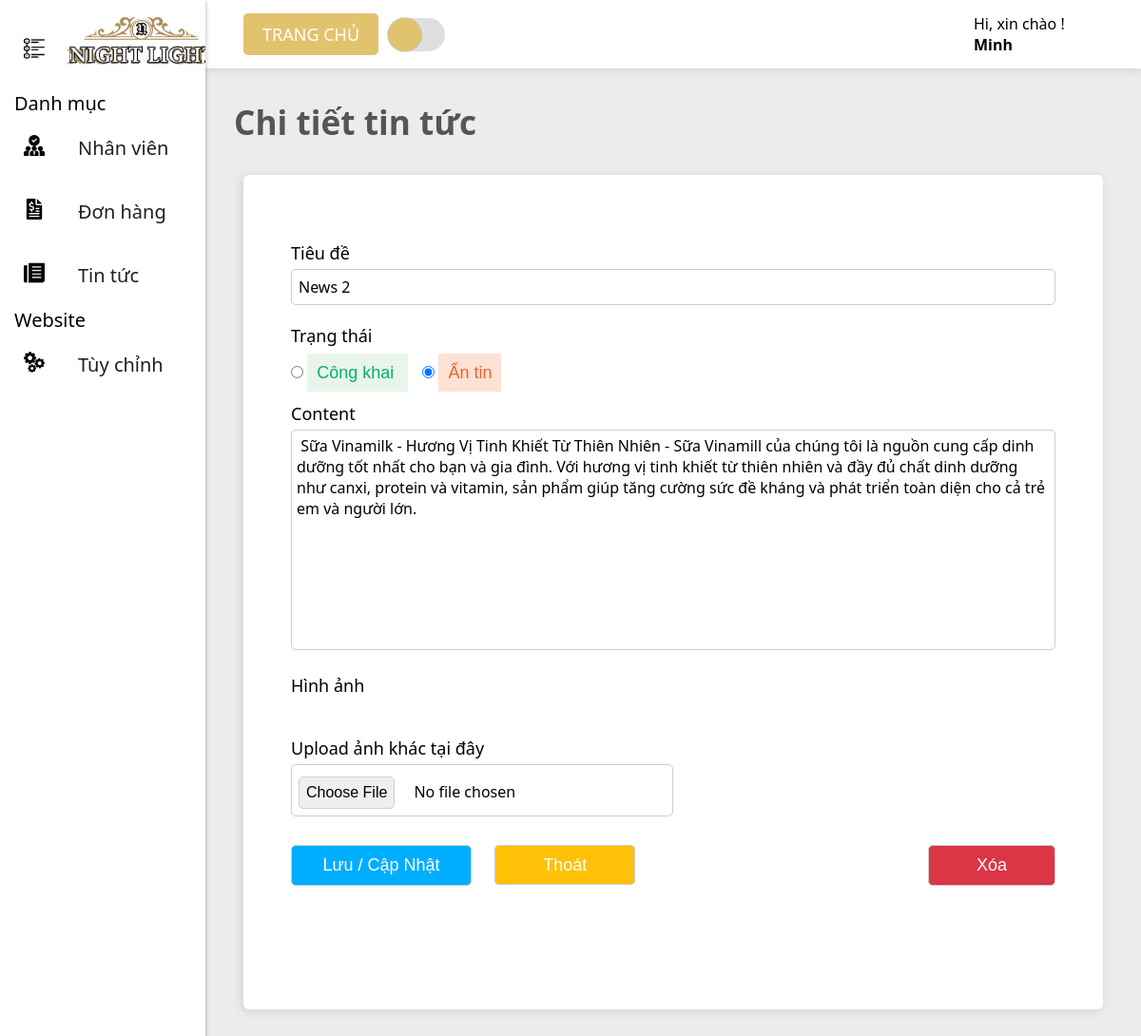
Page /BabyShop/Admin/admin.php?pid=99&cap_nhat&id=2 (signed in) on the committed database.
### tables this page shows
CREATE TABLE `news` (
  `NewsID` int(11) PRIMARY KEY NOT NULL AUTO_INCREMENT,
  `StaffID` int(11) DEFAULT NULL,
  `ImageNews` varchar(200) DEFAULT NULL,
  `Title` varchar(200) DEFAULT NULL,
  `Content` longtext DEFAULT NULL,
  `Status` bit(1) DEFAULT NULL,
  `Date` date DEFAULT NULL
);

### BabyShop/Admin/control/connect_admin.php (called while the page is built, shortened)
<?php
class connect_admin
{
    function __construct(){
        $this->link = new mysqli(servername,username,password,databasename);
    }
}
?>

### BabyShop/Admin/Views/Tintuc-details_admin.php (the view, shortened to what this page needs)
<?php
    include_once("control/ctrl_frm_admin.php");
    $ctrl_tintuc_detail = new ctrl_frm_admin();
?>
<?php
    if (isset($_GET["cap_nhat"]))
    {
        $kq_menu = $ctrl_tintuc_detail->chitiet_lay_tintuc($_GET["id"]);
        while($row = $kq_menu->fetch_assoc())
    {
?>
 <div class = "header-infor">
    <h1> Chi tiết tin tức  </h1>
</div>
<div class = "infor-wrapper">
    <div class = "themmon-wrapper">
    <form action="control/ctrl_tintuc_admin.php?id=<?php echo $row["NewsID"]?>" enctype = "multipart/form-data" method = "post">
    <div class = "themmon-layer1">
        <div class = "themmon-layer2">
            <label for=""> Tiêu đề </label>
            <br>
            <input type="text" name = "ten_mon" value="<?php echo $row["Title"] ?>">
        </div>
    </div>
    <div class = "themmon-layer1">
        <div class = "themmon-layer2">
            <label for=""> Trạng thái </label>
            <br>
            <input type="radio" name="trangthai" id="trangthai" value = "1" checked>
            <label for="trangthai" id="label-trang-thai1"> Công khai </label>
            <input type="radio" name="trangthai" id="trangthai" value = "0" <?php $ctrl_tintuc_detail->checked_trang_thai_tintuc($row["Status"]) ?> >
            <label for="trangthai" id="label-trang-thai2"> Ẩn tin </label>
        </div>
    </div>
    <div class = "themmon-layer1">
        <div class = "themmon-layer2">
            <label for=""> Content </label>
            <br>
            <textarea name="mota_mon" id="" rows="10"> <?php echo $row["Content"] ?> </textarea>
        </div>
    </div>
    <div class = "themmon-layer1">
        <div class = "themmon-layer2">
            <label for=""> Hình ảnh </label>
            <br>
            <br>
        </div>
    </div>
    <div class = "themmon-layer1">
        <div class = "themmon-layer2">
            <label for=""> Upload ảnh khác tại đây </label>
            <br>
            <input type="file" name="hinh_mon" id="" value = "">
        </div>
    </div>
    <div class = "them-mon-flex">
    <div>
        <input type="submit" value = "Lưu / Cập Nhật" name = "cap_nhat_mon">
        <a href="admin.php?pid=9"> Thoát </a>
    </div>
    <a id = "them-mon-xoa" href="control/ctrl_tintuc_admin.php?xoa_mon&id=<?php echo $row["NewsID"] ?>"> Xóa </a>
    </div>
    </form>
    </div>
    <div class = "previous-table">
    </div>
</div>
<?php
    }
    }
?>

### BabyShop/Admin/assets/css/style-admin.css (style rules this page uses)
* { margin: 0; padding: 0; box-sizing: border-box; font-family: "Segoe UI","Helvetica Neue",Arial,sans-serif,"Apple Color Emoji","Segoe UI Emoji","Segoe UI Symbol","Noto Color Emoji"; }
:root { --blue: #007bff; --indigo: #6610f2; --purple: #6f42c1; --pink: #e83e8c; --red: #dc3545; --orange: #fd7e14; --yellow: #ffc107; --green: #28a745; --teal: #20c997; --cyan: #17a2b8; --gray: #6c757d; --gray-dark: #343a40; --primary: #007bff; --secondary: #6c757d; --success: #28a745; --info: #17a2b8; --warning: #ffc107; --danger: #dc3545; --dark: #343a40; --darktext: black; --light: #ececec; --light2: #f7f7f7; --white: #fff; --chu: #444444; --chu2: #555555; --colormain: #e2c36d; --darkmain: #252525; --backgrounddark: #151515; --breakpoint-xs: 0; --breakpoint-sm: 576px; --breakpoint-md: 768px; --breakpoint-lg: 992px; --breakpoint-xl: 1200px; }
.header-infor { font-size: 2.2vh; width: 100%; height: 14vh; display: flex; align-items: center; padding-left: 30px; }
.header-infor h1 { color: var(--chu2); }
.infor-wrapper { background-color: var(--white); width: auto; margin-left: 5vh; margin-right: 5vh; margin-bottom: 10vh; border-radius: 6px; box-shadow: rgba(99, 99, 99, 0.2) -2px 2px 10px 0px; }
.previous-table { height: 10vh; font-size: 25px; }
.themmon-wrapper { display: flex; flex-direction: column; padding-top: 50px; padding-bottom: 50px; position: relative; margin-inline: 40px; }
.themmon-layer1 { display: flex; padding-top: 20px; }
.themmon-layer2 { width: 100%; margin-inline: 10px; }
.themmon-layer2 label { font-size: 18px; }
.themmon-layer2 input[type="text"], .themmon-layer2 input[type="number"] { position: relative; margin-top: 5px; border-radius: 5px; outline: none; padding: 7px; font-size: 16px; border: 1px solid rgb(205, 205, 205); width: 100%; }
.themmon-layer2 input[type="file"] { position: relative; margin-top: 5px; border-radius: 5px; outline: none; padding: 7px; font-size: 16px; border: 1px solid rgb(205, 205, 205); width: 50%; cursor: pointer; }
.themmon-layer2 input[type="radio"] { margin-top: 20px; border-radius: 5px; outline: none; padding: 5px; font-size: 16px; border: 1px solid rgb(205, 205, 205); }
.themmon-layer2 label { margin-right: 15px; font-weight: 500; }
.themmon-wrapper input[type="submit"] { margin-top: 30px; border-radius: 5px; outline: none; padding: 10px; font-size: 18px; border: 1px solid rgb(205, 205, 205); background-color: #00aeff; color: var(--white); font-family: "IBM Plex Sans", sans-serif; margin-inline: 10px; width: 190px; cursor: pointer; transition: 0.5s; }
.themmon-wrapper a { margin-top: 30px; border-radius: 5px; outline: none; padding: 10px; font-size: 18px; border: 1px solid rgb(205, 205, 205); background-color: var(--yellow); color: var(--white); font-family: "IBM Plex Sans", sans-serif; margin-inline: 10px; padding-inline: 50px; cursor: pointer; transition: 0.5s; text-decoration: none; }
.themmon-wrapper textarea { margin-top: 5px; border-radius: 5px; outline: none; padding: 5px; font-size: 16px; border: 1px solid rgb(205, 205, 205); width: 100%; resize: none; }
.them-mon-flex { display: flex; justify-content: space-between; }
#them-mon-xoa { background-color: var(--danger); }
#label-trang-thai1 { padding: 10px; font-family: "IBM Plex Sans", sans-serif; background-color: #e9f5ea; color: #01b075; }
#label-trang-thai2 { padding: 10px; font-family: "IBM Plex Sans", sans-serif; background-color: #ffe1d5; color: #e66430; }
.previous-table { display: flex; justify-content: center; text-decoration: none; }

### rows in the picture
news: ten_mon "News 2", Status "☑", mota_mon "Sữa Vinamilk - Hương Vị Tinh Khiết Từ Thiên Nhiên - Sữa Vinamill của chúng tôi là nguồn cung cấp dinh dưỡng tốt nhất cho bạn và gia đình. Với hương vị tinh khiết từ thiên nhiên và đầy đủ chất dinh dưỡng như canxi, protein và vitamin, sản phẩm giúp tăng cường sức đề kháng và phát triển toàn diện cho cả trẻ em và người lớn."

### other values in the picture
$_SESSION["username"] "Minh"
